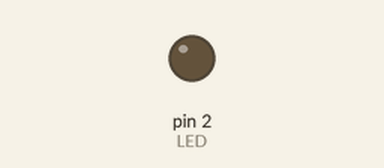
A program run on a simulated Arduino Uno, built with avr-gcc and run on an emulated ATmega328P. Parts: output pins drawn as LEDs (lit = HIGH).

Above: at 0.7 s.
At 2.7 s:
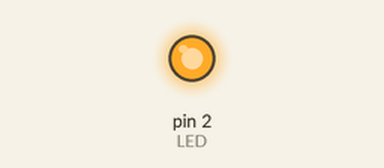
Timing chart, 0 to 3.0 s (numbered marks = the images above):
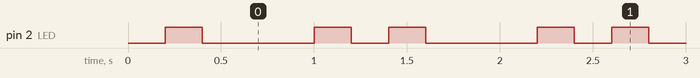

Measured:
- by itself, pin 2 (LED): repeats every 1.2 s: LOW 0.60 s, HIGH 0.20 s, LOW 0.20 s, HIGH 0.20 s
- by itself, everything shown: repeats every 1.2 s, in 4 steps

The program:

main.cpp
```cpp
#include <Arduino.h>

#define LED 2

unsigned long tempo_Anterior = 0;
const unsigned long intervalo1 = 200;
const unsigned long intervalo2 = 600;
const unsigned long intervalo3 = 200;

enum MOMENTOS{
  CURTO,
  ENTRE1,
  LONGO,
  ENTRE2
};

MOMENTOS piscada = CURTO;


void setup(){
    pinMode(LED, OUTPUT);

}

void loop(){
  boolean botao = true;
  unsigned long agora = millis();
  switch(piscada){
    case CURTO:
  if(botao && agora - tempo_Anterior >= intervalo1){
    digitalWrite(LED, HIGH);
    piscada = ENTRE1;
        tempo_Anterior = agora;
  }
    break;

    case ENTRE1:
  if(botao && agora - tempo_Anterior >= intervalo3){
    digitalWrite(LED, LOW);
    piscada = LONGO;
        tempo_Anterior = agora;
  }
    break;

  case LONGO:
  if(botao && agora - tempo_Anterior >= intervalo2){
    digitalWrite(LED, HIGH);
    piscada = ENTRE2;
        tempo_Anterior = agora;
  }
    break;
  case ENTRE2:
  if(botao && agora - tempo_Anterior >= intervalo3){
    digitalWrite(LED, LOW);
    piscada = CURTO;
        tempo_Anterior = agora;
  }
    break;
}

}
```
